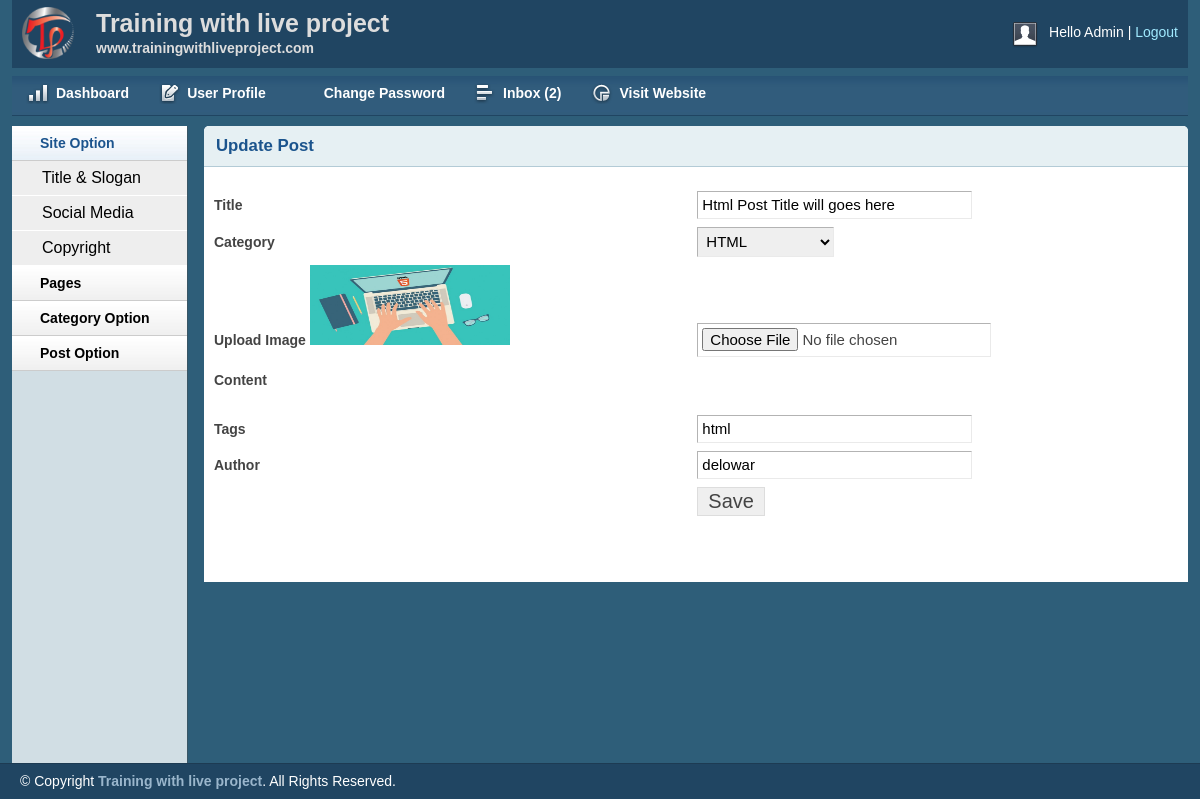
/admin/editpost.php?editpostid=24 (signed in), run on the app's committed database.
### tables this page shows
CREATE TABLE `tbl_post` (
  `id` int(11) NOT NULL,
  `cat` int(11) NOT NULL,
  `title` varchar(255) NOT NULL,
  `body` text NOT NULL,
  `image` varchar(255) NOT NULL,
  `author` varchar(50) NOT NULL,
  `tags` varchar(255) NOT NULL,
  `date` timestamp NOT NULL DEFAULT CURRENT_TIMESTAMP
);

CREATE TABLE `tbl_category` (
  `id` int(11) NOT NULL,
  `name` varchar(50) NOT NULL
);

### lib/Database.php (called while the page is built, shortened)
<?php
Class Database{
	public $host   = DB_HOST;
	public $user   = DB_USER;
	public $pass   = DB_PASS;
	public $dbname = DB_NAME;
	public $link;
	private function connectDB(){
	$this->link = new mysqli($this->host, $this->user, $this->pass, $this->dbname);
 }
	public function select($query){
		$result = $this->link->query($query) or die($this->link->error.__LINE__);
		if($result->num_rows > 0){
			return $result;
		} else {
			return false;
		}
	}
}

### admin/editpost.php (the view, shortened to what this page needs)
<?php include 'inc/header.php'; ?>
<?php include 'inc/sidebar.php'; ?>
<?php
	if(!isset($_GET['editpostid']) || $_GET['editpostid'] == NULL){
		echo "<script type='text/javascript'> window.location ='postlist.php'; </script>";
	}else{
		$postid = $_GET['editpostid'];
	}
?>
        <div class="grid_10">
            <div class="box round first grid">
                <h2>Update Post</h2>
                <div class="block">
				<?php
					$query = "SELECT * FROM tbl_post WHERE id = '$postid'";
					$getpost = $db->select($query);
					while($postresult = $getpost->fetch_assoc()){
				?>
                 <form action="" method="post" enctype="multipart/form-data">
                    <table class="form">
                        <tr>
                            <td>
                                <label>Title</label>
                            </td>
                            <td>
                                <input type="text"  name="title" value="<?php echo $postresult['title']; ?>" class="medium" />
                            </td>
                        </tr>
                        <tr>
                            <td>
                                <label>Category</label>
                            </td>
                            <td>
                                <select id="select" name="cat">
								<?php
									$query = "SELECT * FROM tbl_category";
									$category = $db->select($query);
									if($category){
										while($result= $category->fetch_assoc()){
								?>
                                    <option <?php if($postresult['cat'] == $result['id']){ ?> selected="selected" <?php } ?> value="<?php echo $result['id']; ?>"><?php echo $result['name']; ?></option>
								<?php
										}
									}
								?>
                                </select>
                            </td>
                        </tr>
                        <tr>
                            <td>
                                <label>Upload Image</label>
								<img src="<?php echo $postresult['image']; ?>" alt="" height="80px" width="200px" /><br />
                            </td>
                            <td>
                                <input type="file" name="image" />
                            </td>
                        </tr>
                        <tr>
                            <td style="vertical-align: top; padding-top: 9px;">
                                <label>Content</label>
                            </td>
                            <td>
                            </td>
                        </tr>
                        <tr>
                            <td>
                                <label>Tags</label>
                            </td>
                            <td>
                                <input type="text"  name="tags" value="<?php echo $postresult['tags']; ?>" class="medium" />
                            </td>
                        </tr>
                        <tr>
                            <td>
                                <label>Author</label>
                            </td>
                            <td>
                                <input type="text"  name="author" value="<?php echo $postresult['author']; ?>" class="medium" />
                            </td>
                        </tr>
						<tr>
                            <td></td>
                            <td>
                                <input type="submit" name="submit" Value="Save" />
                            </td>
                        </tr>
                    </table>
                    </form>
				<?php
					}
				?>
                </div>
            </div>
        </div>
<?php include 'inc/footer.php'; ?>

### css/text.css (style rules this page uses)
body { font: 13px/1.5 Tahoma, Helvetica, Arial, 'Liberation Sans', FreeSans, sans-serif; }
h2 { font-size: 23px; }
p, dl, hr, h1, h2, h3, h4, h5, h6, ol, ul, pre, table, address, fieldset { margin-bottom: 20px; }

### css/grid.css (style rules this page uses)
.grid_1, .grid_2, .grid_3, .grid_4, .grid_5, .grid_6, .grid_7, .grid_8, .grid_9, .grid_10, .grid_11, .grid_12, .grid_13, .grid_14, .grid_15, .grid_16 { display: inline; float: left; margin-left: 1%; margin-right: 1%; }
.container_12 .grid_10 { width: 81.333%; }

### css/layout.css (style rules this page uses)
body { background: #fff none repeat scroll 0 0; color: #444; font-size: 14px; padding: 0; }
h1, h2, h3, h4, h5, h6 { line-height:1.2em; margin-bottom:.3em; }
h2 { margin-top:1em; }
.box { background:#fff; margin-bottom:20px; padding:10px 10px 10px 10px; margin-left:-8px; }
.box.grid { padding-bottom:40px; }
.box.round { -moz-border-radius: 5px 5px 0px 0px; -webkit-border-radius: 5px 5px 0px 0px; border-radius: 5px 5px 0px 0px; }
.box h2 { font-size:1.2em; font-weight:bold; color:#1B548D; background:#E6F0F3; margin:-10px -10px 0 -10px; padding:10px 12px; border-bottom:1px solid #B3CBD6; -moz-border-radius: 5px 5px 0px 0px; -webkit-border-radius: 5px 5px 0px 0px; border-radius: 5px 5px 0px 0px; }
.box.first { min-height: 406px; }
.block { padding-top:20px; }
table.form { width:100%; }
table.form td { padding:4px 0px; }
table.form label { font-weight:bold; }
table.form input, table.form select { font-size: 15px; padding: 4px 4px 5px 4px; border-top: 1px solid #b3b3b3; border-left: 1px solid #b3b3b3; border-right: 1px solid #eaeaea; border-bottom: 1px solid #eaeaea; }
table.form input[type="submit"] { border: 1px solid #ddd; color: #444; cursor: pointer; font-size: 20px; padding: 2px 10px; }
input.medium { width: 55%; }
.block { padding-bottom:1px; }

### data on the page
tbl_post: title "Html Post Title will goes here", cat "HTML", image (picture), tags "html", author "delowar"

### other printed values
$count "2"
